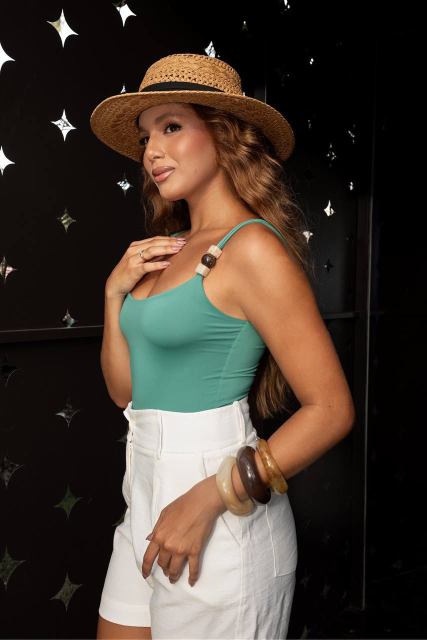
#> input picture Imagens/#BEL044.jpeg, 853 x 1280 px, found by its file name (shown at 1/2 size); its folder holds 3 pictures in this run
$ python otimizar_imagens.py
#> lines starting #> are read from the running program, lines starting #| are printed output that depends on the picture
from PIL import Image
import os

def compactar_imagens():
    """Compacta todas as imagens para carregar mais rápido"""
    imagens_dir = "imagens"

    if not os.path.exists(imagens_dir):
        return

    for arquivo in os.listdir(imagens_dir):
        if arquivo.lower().endswith(('.jpg', '.jpeg', '.png')):
            caminho = os.path.join(imagens_dir, arquivo)

            try:
                img = Image.open(caminho)
#> img is the input picture: PIL image 853x1280 RGB; mean R, G, B 67.4, 56.3, 47.3

                # Redimensionar se for muito grande
                if img.width > 800 or img.height > 800:
                    img.thumbnail((800, 800))
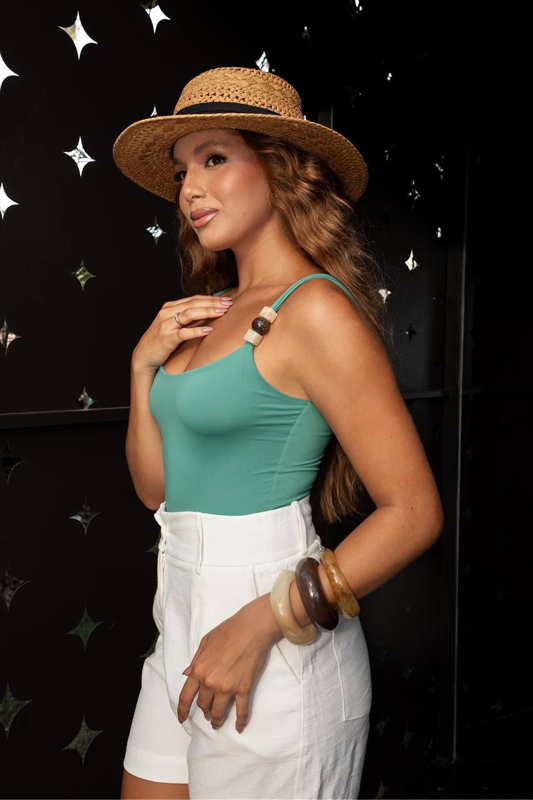
#> img: PIL image 533x800 RGB; mean R, G, B 67.4, 56.3, 47.3

                # Salvar com compressão
                if arquivo.lower().endswith('.png'):
                    img.save(caminho, optimize=True, compress_level=9)
                else:
                    img.save(caminho, optimize=True, quality=85)

                print(f"✅ Compactado: {arquivo}")
            except:
                print(f"❌ Erro: {arquivo}")
#> pass 2 of the loop in compactar_imagens, `for arquivo in os.listdir(imagens_dir):`:
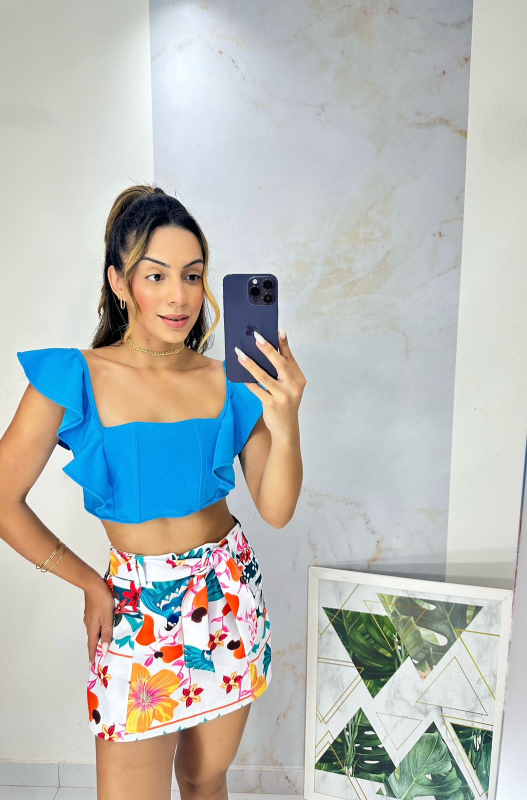
#> input picture Imagens/#KAL001.jpg, 1054 x 1600 px, found by its file name (shown at 1/2 size)
#> in compactar_imagens, img is the input picture: PIL image 1054x1600 RGB; mean R, G, B 183.4, 186.6, 183.5
#> in compactar_imagens, `img.thumbnail((800, 800))`:
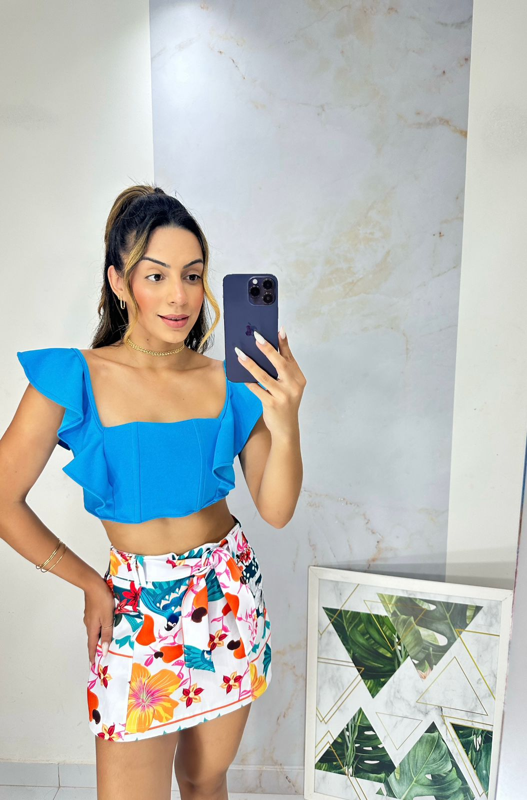
#> img: PIL image 527x800 RGB; mean R, G, B 183.5, 186.6, 183.5
#> pass 3 of the loop in compactar_imagens, `for arquivo in os.listdir(imagens_dir):`:
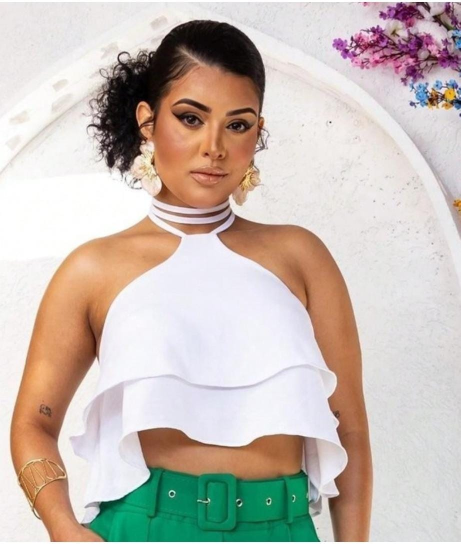
#> input picture Imagens/Garota Atravida.jpg, 921 x 1087 px, found by its file name (shown at 1/2 size)
#> in compactar_imagens, img is the input picture: PIL image 921x1087 RGB; mean R, G, B 199.8, 189.4, 181
#> in compactar_imagens, `img.thumbnail((800, 800))`:
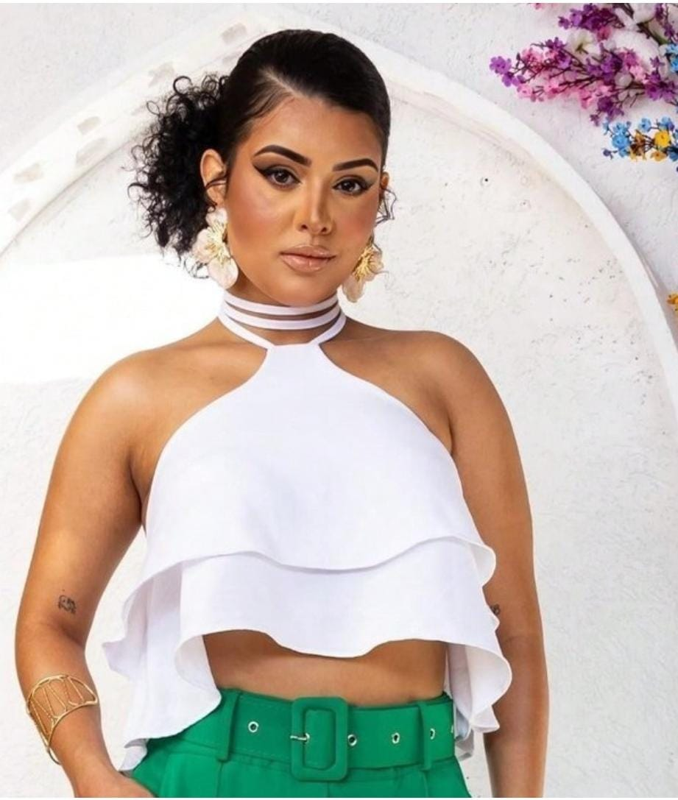
#> img: PIL image 678x800 RGB; mean R, G, B 199.8, 189.4, 181

if __name__ == "__main__":
    compactar_imagens()
